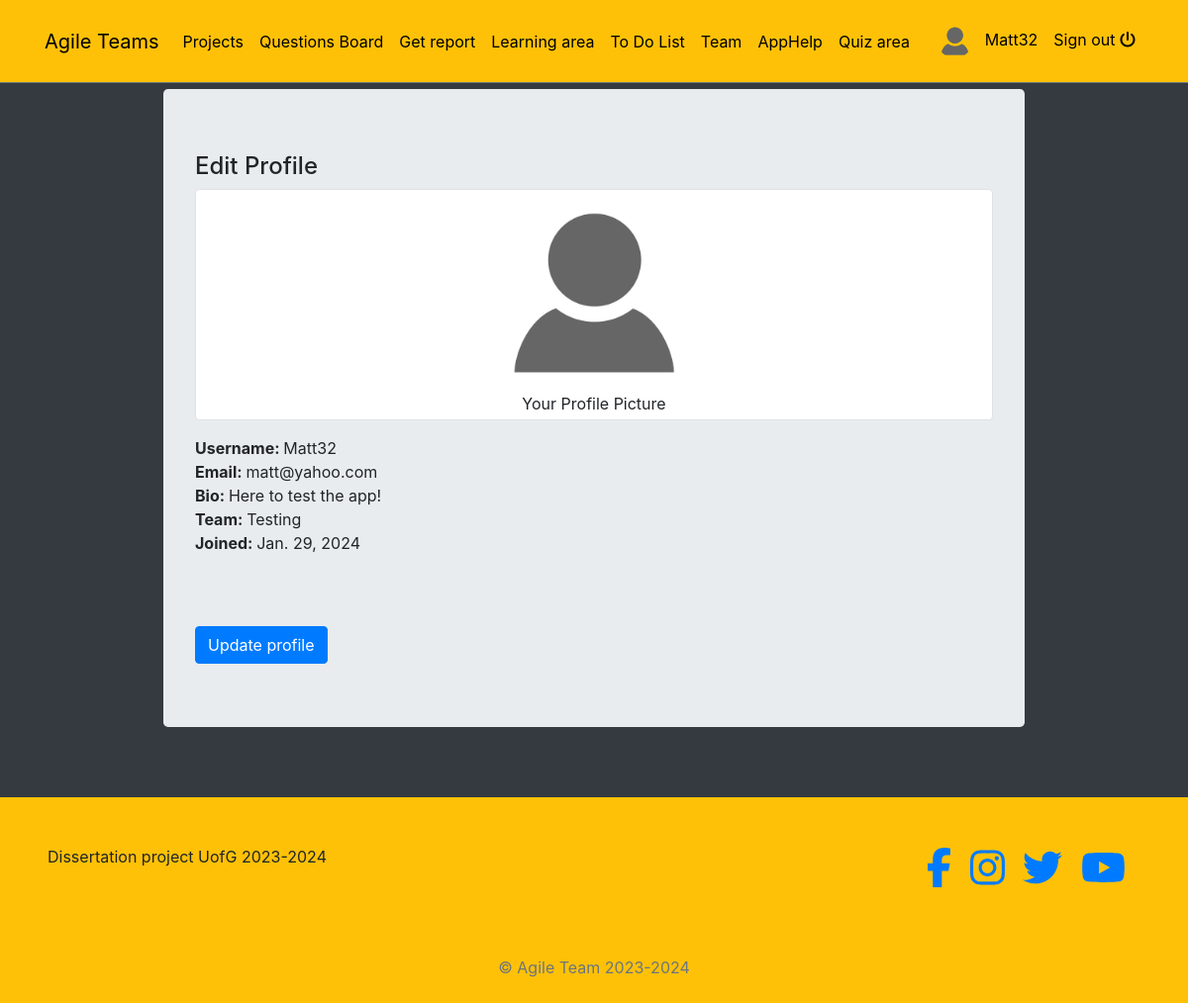
The app's page /profile/ (signed in), older data.
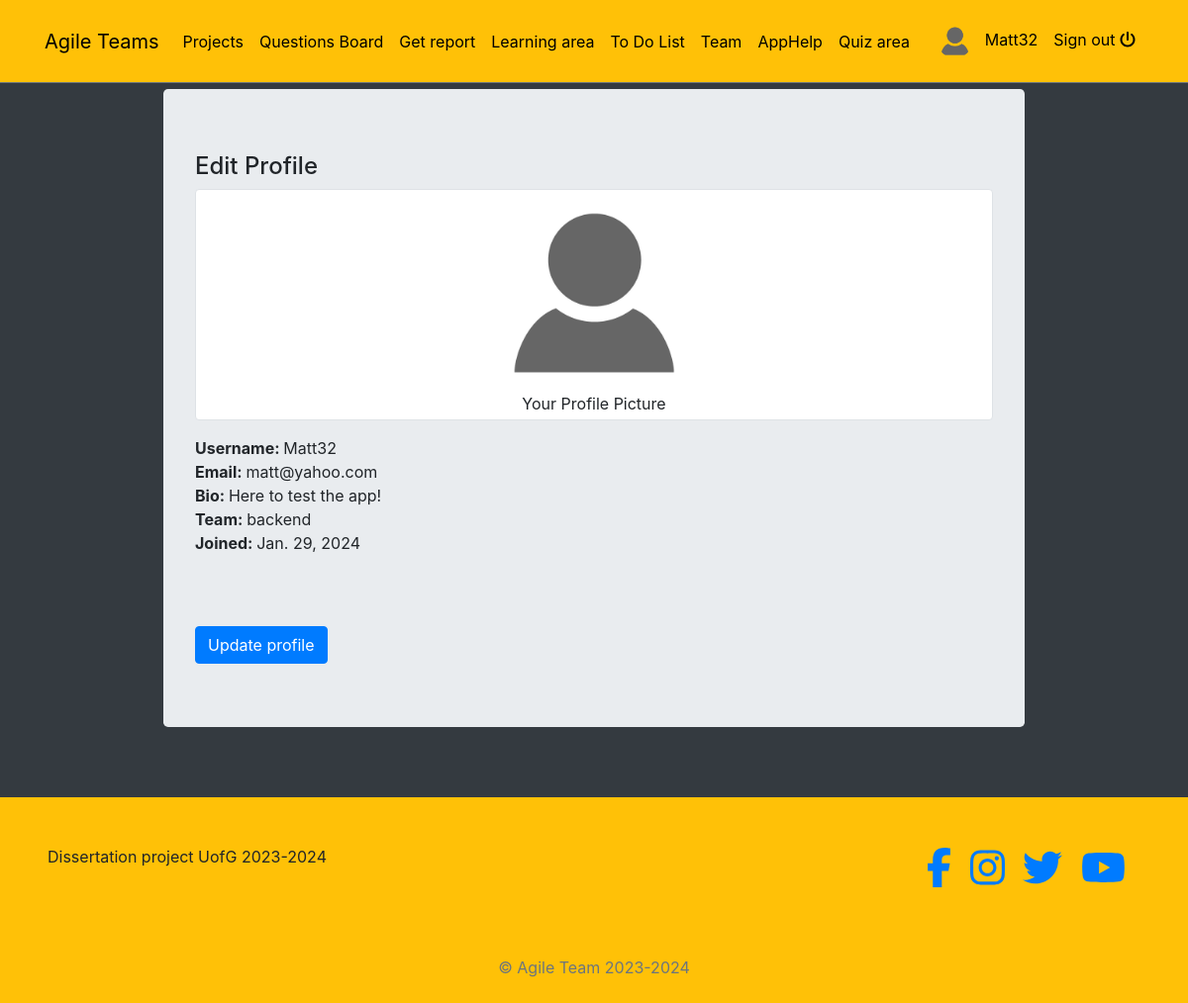
The same page, newer data.
### profiles/models.py (models this page shows, shortened)
class Profile(models.Model):
    user = models.OneToOneField(User, on_delete=models.CASCADE)
    bio = models.TextField()
    profile_picture = models.ImageField(upload_to=get_upload_path, default="uploads/profile/img/avatar.png", validators=[FileExtensionValidator(['png', 'jpg', 'jpeg'])])
    team = models.CharField(max_length=200, choices=TEAM_CHOICES)  # Use choices for team
    updated = models.DateTimeField(auto_now=True)
    created = models.DateTimeField(auto_now_add=True)

### profiles/views.py (the view)
# urls.py: path('', profile_view, name='profile-view'),
def profile_view(request):
    try:
        profile = Profile.objects.get(user=request.user)
    except Profile.DoesNotExist:
        profile = None
    form = ProfileModelForm(request.POST or None, request.FILES or None, instance=profile)
    if request.method == 'POST':
        if form.is_valid():
            form.save()  # This saves all the form fields to the model instance
    context = {
        'object': profile,
        'form': form
    }
    return render(request, 'profiles/profile.html', context)

### blogs/context_processors.py (called while the page is built)
def get_categories(request):
    categories = Category.objects.all()
    return dict(categories=categories)

### profiles/context_processors.py (called while the page is built)
def profile_pic(request):
    if request.user.is_authenticated:
        user = request.user
        try:
            profile_obj = Profile.objects.get(user=user)
            pic = profile_obj.profile_picture
        except Profile.DoesNotExist:
            pic = None
        return {'picture':pic}
    return {}

def get_profile(request):
    if request.user.is_authenticated:
        user = request.user
        try:
            profile_obj = Profile.objects.get(user=user)
        except Profile.DoesNotExist:
            pic = None
        return {'profile':profile_obj}
    return {}

### profiles/templates/profiles/profile.html (shortened to what this page needs)
{% extends 'base.html' %}
{% load pic_name %}
{% load crispy_forms_tags %}
{% block content %}
<div class="col-9 mx-auto" style="margin-top: 70px;">
<div class="jumbotron" p-4">
<div class="h4">Edit Profile</div>
<figure class="img-thumbnail mx-auto text-center">
  <img src="{{object.profile_picture.url}}" width="200" height="200" alt="Profile Picture">
  <figcaption>Your Profile Picture</figcaption>
</figure>
    <div><span class="font-weight-bold">Username: </span>{{object.user.username}}</div>
    <div><span class="font-weight-bold">Email:  </span> {{object.user.email}}</div>
    <div><span class="font-weight-bold">Bio: </span> {{object.bio}} </div>
    <div><span class="font-weight-bold">Team: </span> {{object.team}}</div>
    <div><span class="font-weight-bold">Joined: </span>{{object.created|date}}</div>
    <br>
    <button type="button" class="btn btn-primary mt-5" data-toggle="modal" data-target="#exampleModal">
  Update profile
</button>
</div>
</div>
</div>
<div class ="col-6 mx-auto m-10" style="margin-top: 70px;"> </div>
{% endblock content %}

Row changes from the older to the newer data that the page shows:
changed Profile "Here to test the app!": team "Testing" → "backend"
